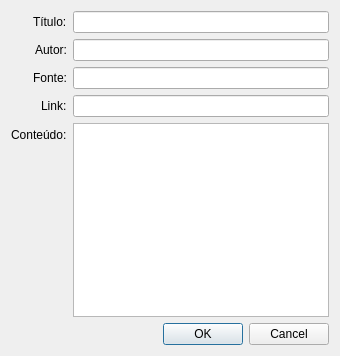
<?xml version="1.0" encoding="UTF-8"?>
<ui version="4.0">
 <class>Dialog</class>
 <widget class="QDialog" name="Dialog">
  <property name="geometry">
   <rect>
    <x>0</x>
    <y>0</y>
    <width>340</width>
    <height>356</height>
   </rect>
  </property>
  <property name="windowTitle">
   <string>TextWindow</string>
  </property>
  <layout class="QGridLayout" name="gridLayout_2">
   <item row="0" column="0">
    <layout class="QGridLayout" name="gridLayout">
     <item row="0" column="0">
      <layout class="QFormLayout" name="formLayout">
       <property name="labelAlignment">
        <set>Qt::AlignRight|Qt::AlignTrailing|Qt::AlignVCenter</set>
       </property>
       <item row="0" column="0">
        <widget class="QLabel" name="titleLabel">
         <property name="text">
          <string>Título:</string>
         </property>
        </widget>
       </item>
       <item row="0" column="1">
        <widget class="QLineEdit" name="titleEdit"/>
       </item>
       <item row="1" column="0">
        <widget class="QLabel" name="authorLabel">
         <property name="text">
          <string>Autor:</string>
         </property>
        </widget>
       </item>
       <item row="1" column="1">
        <widget class="QLineEdit" name="authorEdit"/>
       </item>
       <item row="2" column="0">
        <widget class="QLabel" name="sourceLabel">
         <property name="text">
          <string>Fonte:</string>
         </property>
        </widget>
       </item>
       <item row="2" column="1">
        <widget class="QLineEdit" name="sourceEdit"/>
       </item>
       <item row="3" column="0">
        <widget class="QLabel" name="linkLabel">
         <property name="text">
          <string>Link:</string>
         </property>
        </widget>
       </item>
       <item row="3" column="1">
        <widget class="QLineEdit" name="linkEdit"/>
       </item>
       <item row="4" column="0">
        <widget class="QLabel" name="contentLabel">
         <property name="text">
          <string>Conteúdo:</string>
         </property>
        </widget>
       </item>
       <item row="4" column="1">
        <widget class="QTextEdit" name="contentEdit"/>
       </item>
      </layout>
     </item>
     <item row="1" column="0">
      <widget class="QDialogButtonBox" name="buttonBox">
       <property name="orientation">
        <enum>Qt::Horizontal</enum>
       </property>
       <property name="standardButtons">
        <set>QDialogButtonBox::Cancel|QDialogButtonBox::Ok</set>
       </property>
      </widget>
     </item>
    </layout>
   </item>
  </layout>
 </widget>
 <resources/>
 <connections>
  <connection>
   <sender>buttonBox</sender>
   <signal>accepted()</signal>
   <receiver>Dialog</receiver>
   <slot>accept()</slot>
   <hints>
    <hint type="sourcelabel">
     <x>248</x>
     <y>254</y>
    </hint>
    <hint type="destinationlabel">
     <x>157</x>
     <y>274</y>
    </hint>
   </hints>
  </connection>
  <connection>
   <sender>buttonBox</sender>
   <signal>rejected()</signal>
   <receiver>Dialog</receiver>
   <slot>reject()</slot>
   <hints>
    <hint type="sourcelabel">
     <x>316</x>
     <y>260</y>
    </hint>
    <hint type="destinationlabel">
     <x>286</x>
     <y>274</y>
    </hint>
   </hints>
  </connection>
 </connections>
</ui>
